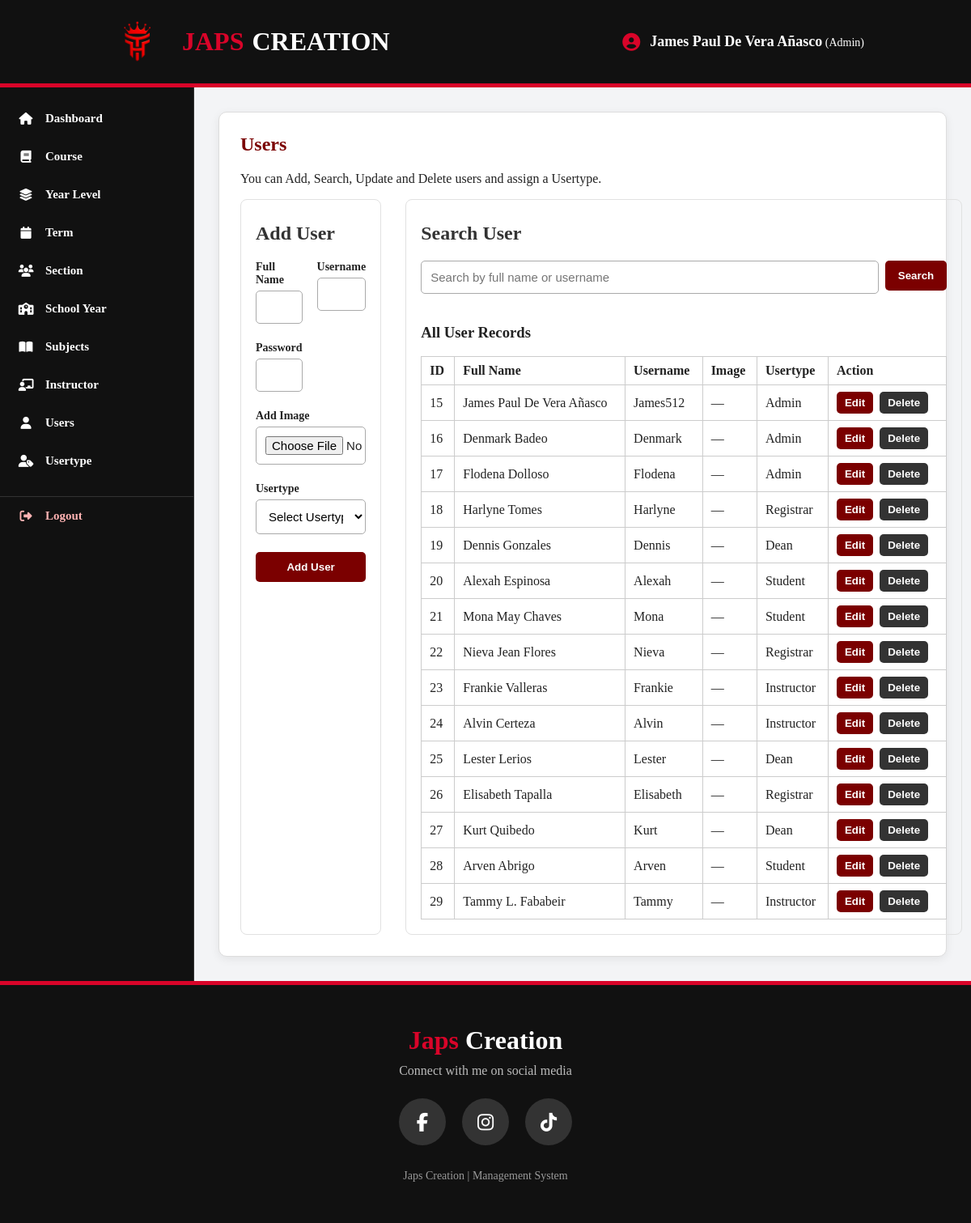
Page /users.php (signed in) on the committed database.
### tables this page shows
CREATE TABLE `tbl_users` (
  `ID` int(11) NOT NULL,
  `FULLNAME` varchar(255) NOT NULL,
  `USERNAME` varchar(100) NOT NULL,
  `PASSWORD` varchar(100) NOT NULL,
  `USERTYPE` varchar(50) NOT NULL,
  `IMAGE` varchar(255) NOT NULL DEFAULT ''
);

### users.php (the view, shortened to what this page needs)
<?php
require_once "db.php";
$allRecords = $conn->query("SELECT ID, FULLNAME, USERNAME, USERTYPE, IMAGE FROM tbl_users ORDER BY ID");
include "header.php";
?>
<section class="card">
    <h1>Users</h1>
    <p>You can Add, Search, Update and Delete users and assign a Usertype.</p>
    <div class="two-panels">
        <section>
            <h2>Add User</h2>
            <form method="post" class="grid" enctype="multipart/form-data">
                <div><label>Full Name</label><input name="fullname" required></div>
                <div><label>Username</label><input name="username" required></div>
                <div><label>Password</label><input type="password" name="password" required></div>
                <div class="full"><label>Add Image</label><input type="file" name="imageUpload"
                        accept=".jpg,.jpeg,.png,.gif,image/jpeg,image/png,image/gif" required></div>
                <div class="full">
                    <label>Usertype</label>
                    <select name="usertype" required>
                        <option value="">Select Usertype</option>
                    </select>
                </div>
                <button class="full" name="add">Add User</button>
            </form>
        </section>
        <section>
            <h2>Search User</h2>
            <form method="post" class="search">
                <input name="search_value" placeholder="Search by full name or username" required>
                <button name="search">Search</button>
            </form>
            <div class="record-list">
                <h3>All User Records</h3>
                <table>
                    <tr>
                        <th>ID</th>
                        <th>Full Name</th>
                        <th>Username</th>
                        <th>Image</th>
                        <th>Usertype</th>
                        <th>Action</th>
                    </tr><?php while ($item = $allRecords->fetch_assoc()): ?>
                        <tr>
                            <td><?= (int) $item["ID"] ?></td>
                            <td><?= htmlspecialchars($item["FULLNAME"]) ?></td>
                            <td><?= htmlspecialchars($item["USERNAME"]) ?></td>
                            <td><?php if (!empty($item["IMAGE"]) && is_file(__DIR__ . "/" . $item["IMAGE"])): ?><img
                                        class="user-avatar-small" src="<?= htmlspecialchars($item["IMAGE"]) ?>"
                                        alt="User image"><?php else: ?>—<?php endif; ?></td>
                            <td><?= htmlspecialchars($item["USERTYPE"]) ?></td>
                            <td class="record-actions">
                                <form method="post"><input type="hidden" name="search_value"
                                        value="<?= htmlspecialchars($item["USERNAME"]) ?>"><button
                                        name="search">Edit</button></form>
                                <form method="post" onsubmit="return confirm('Delete this user?')"><input type="hidden"
                                        name="id" value="<?= (int) $item["ID"] ?>"><button name="delete"
                                        class="delete">Delete</button></form>
                            </td>
                        </tr><?php endwhile; ?>
                </table>
            </div>
        </section>
    </div>
</section>
<?php include "footer.php"; ?>

### style.css (style rules this page uses)
* { box-sizing: border-box; }
body { margin: 0; font-family: Cambria, Cochin, Georgia, Times, 'Times New Roman', serif; background: #f3f4f6; color: #222; }
.card { background: #fff; border: 1px solid #ddd; border-radius: 10px; padding: 26px; box-shadow: 0 3px 12px rgba(0, 0, 0, 0.07); }
h1 { margin-top: 0; color: #7b0000; }
h2 { margin-top: 10px; color: #333; }
label { display: block; font-weight: 700; margin-bottom: 5px; font-size: 14px; }
input { width: 100%; padding: 11px; border: 1px solid #aaa; border-radius: 5px; margin: 0 0 12px; font-size: 15px; }
button { background: #7b0000; color: #fff; border: 0; border-radius: 5px; padding: 11px 16px; cursor: pointer; font-weight: 700; }
.delete { background: #333; }
.grid { display: grid; grid-template-columns: repeat(2, 1fr); gap: 10px 18px; }
.full { grid-column: 1/-1; }
.search { display: flex; gap: 8px; align-items: flex-start; }
.search input { margin: 0; }
.search button { white-space: nowrap; }
.two-panels { display: grid; grid-template-columns: 1fr 1fr; gap: 30px; }
.two-panels > section { border: 1px solid #e1e1e1; border-radius: 8px; padding: 18px; }
select { width: 100%; padding: 11px; border: 1px solid #aaa; border-radius: 5px; margin: 0 0 12px; font-size: 15px; background: #fff; }
.record-list { margin-top: 18px; overflow-x: auto; }
.record-list table { width: 100%; border-collapse: collapse; min-width: 650px; }
.record-list th, .record-list td { padding: 8px 10px; border: 1px solid #ccc; text-align: left; }
.record-list th { font-weight: 700; }
.record-actions { white-space: nowrap; }
.record-actions form { display: inline-block; margin: 0 4px 0 0; }
.record-actions button { padding: 6px 10px; }

### rows in the picture
tbl_users: ID "15", FULLNAME "James Paul De Vera Añasco", USERNAME "James512", USERTYPE "Admin"
tbl_users: ID "16", FULLNAME "Denmark Badeo", USERNAME "Denmark", USERTYPE "Admin"
tbl_users: ID "17", FULLNAME "Flodena Dolloso", USERNAME "Flodena", USERTYPE "Admin"
tbl_users: ID "18", FULLNAME "Harlyne Tomes", USERNAME "Harlyne", USERTYPE "Registrar"
tbl_users: ID "19", FULLNAME "Dennis Gonzales", USERNAME "Dennis", USERTYPE "Dean"
tbl_users: ID "20", FULLNAME "Alexah Espinosa", USERNAME "Alexah", USERTYPE "Student"
tbl_users: ID "21", FULLNAME "Mona May Chaves", USERNAME "Mona", USERTYPE "Student"
tbl_users: ID "22", FULLNAME "Nieva Jean Flores", USERNAME "Nieva", USERTYPE "Registrar"
tbl_users: ID "23", FULLNAME "Frankie Valleras", USERNAME "Frankie", USERTYPE "Instructor"
tbl_users: ID "24", FULLNAME "Alvin Certeza", USERNAME "Alvin", USERTYPE "Instructor"
tbl_users: ID "25", FULLNAME "Lester Lerios", USERNAME "Lester", USERTYPE "Dean"
tbl_users: ID "26", FULLNAME "Elisabeth Tapalla", USERNAME "Elisabeth", USERTYPE "Registrar"
tbl_users: ID "27", FULLNAME "Kurt Quibedo", USERNAME "Kurt", USERTYPE "Dean"
tbl_users: ID "28", FULLNAME "Arven Abrigo", USERNAME "Arven", USERTYPE "Student"
tbl_users: ID "29", FULLNAME "Tammy L. Fababeir", USERNAME "Tammy", USERTYPE "Instructor"

### other values in the picture
$loggedInFullname "James Paul De Vera Añasco"
$loggedInUsertype "Admin"
